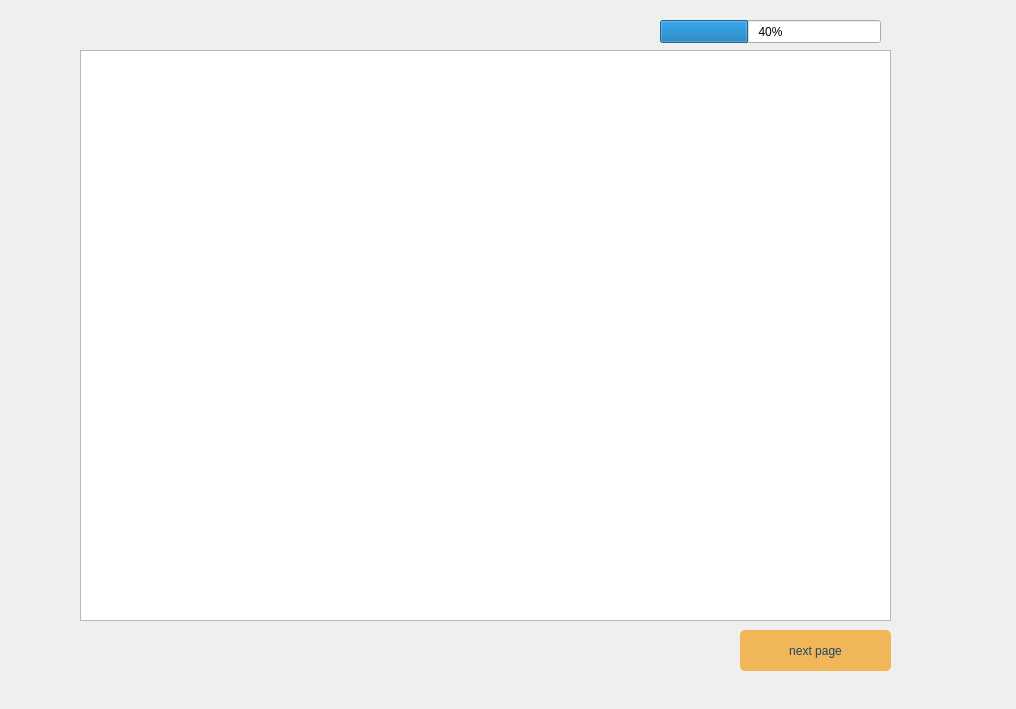
<?xml version="1.0" encoding="UTF-8"?>
<ui version="4.0">
 <class>rules2</class>
 <widget class="QWidget" name="rules2">
  <property name="geometry">
   <rect>
    <x>0</x>
    <y>0</y>
    <width>1016</width>
    <height>709</height>
   </rect>
  </property>
  <property name="windowTitle">
   <string>Form</string>
  </property>
  <widget class="QTextEdit" name="textEdit">
   <property name="geometry">
    <rect>
     <x>80</x>
     <y>50</y>
     <width>811</width>
     <height>571</height>
    </rect>
   </property>
   <property name="styleSheet">
    <string notr="true">border-image: url(:/new/prefix1/rules2.jpg);</string>
   </property>
   <property name="readOnly">
    <bool>true</bool>
   </property>
  </widget>
  <widget class="QProgressBar" name="progressBar">
   <property name="geometry">
    <rect>
     <x>660</x>
     <y>20</y>
     <width>221</width>
     <height>23</height>
    </rect>
   </property>
   <property name="styleSheet">
    <string notr="true">border-image: url(:/new/prefix1/rulles_back.jpg);</string>
   </property>
   <property name="value">
    <number>40</number>
   </property>
  </widget>
  <widget class="QPushButton" name="pushButton">
   <property name="geometry">
    <rect>
     <x>740</x>
     <y>630</y>
     <width>151</width>
     <height>41</height>
    </rect>
   </property>
   <property name="styleSheet">
    <string notr="true">QPushButton#pushButton {
	background-color: rgb(3, 173, 190);
	background-color: rgb(5, 167, 178);
	font: 16pt &quot;MS Shell Dlg 2&quot;;
Padding: 1px;
Border-radius: 5px;
background-color: rgb(241, 182, 88);
color: rgb(25, 69, 105);
}

QPushButton#pushButton:hover {
	background-color: rgb(42, 46, 52);
border-style: solid;
 border-width: 1px;
	color: rgb(241, 182, 88);
}

QPushButton#pushButton:pressed {
border-style: solid;
border-width: 1px;
	border-color: rgb(25, 69, 105);
	color: rgb(85, 255, 255);
}</string>
   </property>
   <property name="text">
    <string>next page</string>
   </property>
  </widget>
 </widget>
 <resources/>
 <connections/>
</ui>
